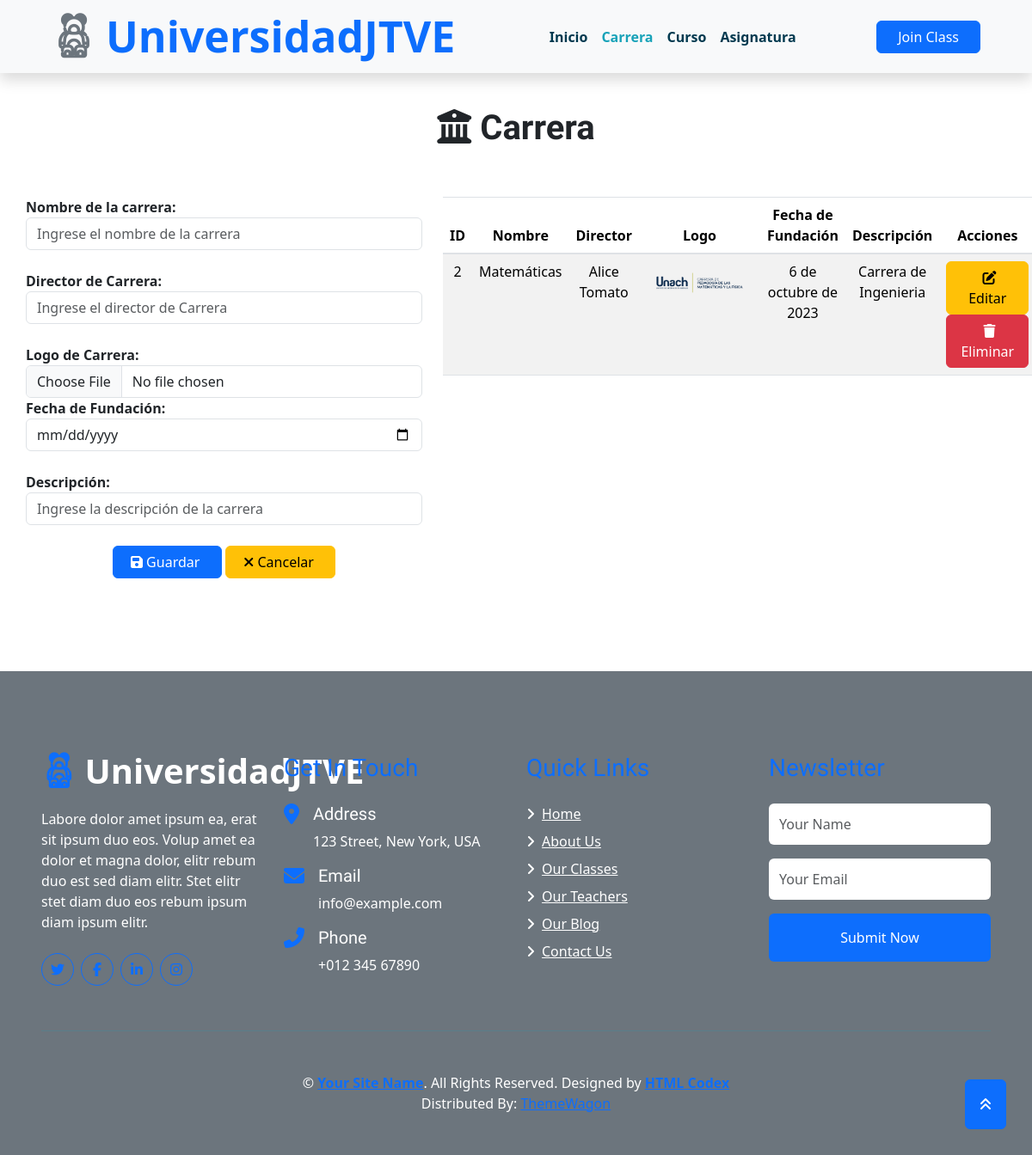
The page /carrera/ on the database its author committed.
### Aplicaciones/MatriculasJTVE/models.py (models this page shows)
class carreraJTVE(models.Model):
    idCarreraJTVE=models.AutoField(primary_key=True)
    nombreCarreraJTVE=models.CharField(max_length=150)
    directorCarreraJTVE=models.CharField(max_length=150)
    logoCarreraJTVE=models.FileField(upload_to='carreraJTVE', null=True, blank=True)
    fechaFundacionCarreraJTVE = models.DateField()
    descripcionCarreraJTVE = models.TextField()

### Aplicaciones/MatriculasJTVE/views.py (the view)
# urls.py: path('carrera/', views.carrera, name='carrera'),
def carrera(request):
    carreras=carreraJTVE.objects.all()
    return render(request,'carrera.html',{'carreras':carreras, 'navbar': 'carrera'})

### Aplicaciones/MatriculasJTVE/templates/carrera.html (shortened to what this page needs)
{% extends "./plantilla.html" %}
{% block contenido %}
{% load static %}
<div style="padding: 40px 30px 60px 30px;">
  <div class="text-center">
    <h1>
    <b>
      <i class="fa-solid fa-building-columns"></i>
      Carrera
    </b>
    </h1>
    <br>
  </div>
    <br>
    <div class="row">
       <div class="col-md-5">
         <form class="" action="/guardarCarrera/" method="post" enctype="multipart/form-data" id="frm_nuevo_cliente">
            <b>Nombre de la carrera:</b><br>
           <input type="text" name="nombreCarreraJTVE" value="" id="nombreCarreraJTVE" placeholder="Ingrese el nombre de la carrera" class="form-control" required><br>
           <b>Director de Carrera:</b><br>
           <input type="text" name="directorCarreraJTVE" value="" id="directorCarreraJTVE" placeholder="Ingrese el director de Carrera" class="form-control" required><br>
           <b>Logo de Carrera:</b>
            <input type="file" name="logoCarreraJTVE" accept="image/*" id="logoCarreraJTVE" value="" class="form-control" required>
           <b>Fecha de Fundación:</b>
            <input type="date" name="fechaFundacionCarreraJTVE" value="" id="fechaFundacionCarreraJTVE" placeholder="Ingrese la fecha de Fundación" class="form-control" required><br>
            <b>Descripción:</b><br>
            <input type="text" name="descripcionCarreraJTVE" value="" id="descripcionCarreraJTVE" placeholder="Ingrese la descripción de la carrera" class="form-control" required><br>
            <center>
              <button type="submit" name="button" class="btn btn-primary">&nbsp;&nbsp;<i class="fa-solid fa-floppy-disk"></i>&nbsp;Guardar&nbsp;&nbsp;&nbsp;</button>
              <button type="reset" name="button" class="btn btn-warning">&nbsp;&nbsp;<i class="fa-solid fa-xmark"></i>&nbsp;Cancelar&nbsp;&nbsp;&nbsp;</button>
            </center>
         </form>
       </div>
       <div class="col-md-7 text-center">
         <table class="table table-striped" id="tbl_clientes">
           <thead>
             <tr>
               <th>ID</th>
               <th>Nombre</th>
               <th>Director</th>
               <th>Logo</th>
               <th>Fecha de Fundación</th>
               <th>Descripción</th>
               <th>Acciones</th>
             </tr>
           </thead>
           <tbody>
             {% for carrera in carreras %}
                <tr>
                  <td>{{carrera.idCarreraJTVE}}</td>
                  <td>{{carrera.nombreCarreraJTVE}}</td>
                  <td>{{carrera.directorCarreraJTVE}}</td>
                  <td>
                    {% if carrera.logoCarreraJTVE %}
                    <a href="{{carrera.logoCarreraJTVE.url}}" target="_blank"><img src="{{carrera.logoCarreraJTVE.url}}" alt="" height="50px">
                    {% else %}</a>
                    <b>N/A</b>
                    {% endif %}
                  </td>
                  <td>{{carrera.fechaFundacionCarreraJTVE}}</td>
                  <td>{{carrera.descripcionCarreraJTVE}}</td>
                  <td>
                        <a href="/editarCarrera/{{carrera.idCarreraJTVE}}" class="btn btn-warning">&nbsp;<i class="fa-solid fa-pen-to-square"></i>&nbsp;Editar&nbsp;</a>
                        <a href="javascript: void(0)" onclick="eliminarCarrera('/eliminarCarrera/{{carrera.idCarreraJTVE}}');" class="btn btn-danger">&nbsp;<i class="fa-solid fa-trash"></i>&nbsp;Eliminar&nbsp;</a>
                  </td>
                </tr>
                {% endfor %}
           </tbody>
         </table>
       </div>
    </div>
</div>
  {% endblock %}

### Aplicaciones/MatriculasJTVE/templates/plantilla.html (shortened to what this page needs)
{% load static %}
<!DOCTYPE html>
<html lang="en">
  <head>
    <link
      href="https://cdnjs.cloudflare.com/ajax/libs/font-awesome/5.10.0/css/all.min.css"
      rel="stylesheet"
    />
    <link href="assets/lib/flaticon/font/flaticon.css" rel="stylesheet" />
    <link href="assets/lib/owlcarousel/assets/owl.carousel.min.css" rel="stylesheet" />
    <link href="assets/lib/lightbox/css/lightbox.min.css" rel="stylesheet" />
    <link href="assets/css/style.css" rel="stylesheet" />
    <link href="https://cdn.jsdelivr.net/npm/bootstrap@5.3.2/dist/css/bootstrap.min.css" rel="stylesheet">
    <link rel="stylesheet" href="https://cdnjs.cloudflare.com/ajax/libs/font-awesome/6.5.1/css/all.min.css" />
  <link rel="stylesheet" href="https://cdnjs.cloudflare.com/ajax/libs/izitoast/1.4.0/css/iziToast.min.css"/>
  </head>
  <body>
    <div class="container-fluid bg-light position-relative shadow">
      <nav
        class="navbar navbar-expand-lg bg-light navbar-light py-3 py-lg-0 px-0 px-lg-5"
      >
        <a
          href=""
          class="navbar-brand font-weight-bold text-secondary"
          style="font-size: 50px"
        >
          <i class="flaticon-043-teddy-bear"></i>
          <span class="text-primary">UniversidadJTVE</span>
        </a>
        <div
          class="collapse navbar-collapse justify-content-between"
          id="navbarCollapse"
        >
          <div class="navbar-nav font-weight-bold mx-auto py-0">
            <a class="nav-link {% if navbar == 'index' %} active {% endif %}" aria-current="page" href="{% url 'index' %}">Inicio</a>
            <a class="nav-link {% if navbar == 'carrera' %} active {% endif %}" aria-current="page" href="{% url 'carrera' %}">Carrera</a>
            <a class="nav-link {% if navbar == 'curso' %} active {% endif %}" aria-current="page" href="{% url 'curso' %}">Curso</a>
            <a class="nav-link {% if navbar == 'asignatura' %} active {% endif %}" aria-current="page" href="{% url 'asignatura' %}">Asignatura</a>
          </div>
          <a href="" class="btn btn-primary px-4">Join Class</a>
        </div>
      </nav>
    </div>
  </body>
    {% block contenido %}
       {% endblock %}
    <div
      class="container-fluid bg-secondary text-white mt-5 py-5 px-sm-3 px-md-5"
    >
      <div class="row pt-5">
        <div class="col-lg-3 col-md-6 mb-5">
          <a
            href=""
            class="navbar-brand font-weight-bold text-primary m-0 mb-4 p-0"
            style="font-size: 40px; line-height: 40px"
          >
            <i class="flaticon-043-teddy-bear"></i>
            <span class="text-white">UniversidadJTVE</span>
          </a>
          <p>
            Labore dolor amet ipsum ea, erat sit ipsum duo eos. Volup amet ea
            dolor et magna dolor, elitr rebum duo est sed diam elitr. Stet elitr
            stet diam duo eos rebum ipsum diam ipsum elitr.
          </p>
          <div class="d-flex justify-content-start mt-4">
            <a
              class="btn btn-outline-primary rounded-circle text-center mr-2 px-0"
              style="width: 38px; height: 38px"
              href="#"
              ><i class="fab fa-twitter"></i
            ></a>
            <a
              class="btn btn-outline-primary rounded-circle text-center mr-2 px-0"
              style="width: 38px; height: 38px"
              href="#"
              ><i class="fab fa-facebook-f"></i
            ></a>
            <a
              class="btn btn-outline-primary rounded-circle text-center mr-2 px-0"
              style="width: 38px; height: 38px"
              href="#"
              ><i class="fab fa-linkedin-in"></i
            ></a>
            <a
              class="btn btn-outline-primary rounded-circle text-center mr-2 px-0"
              style="width: 38px; height: 38px"
              href="#"
              ><i class="fab fa-instagram"></i
            ></a>
          </div>
        </div>
        <div class="col-lg-3 col-md-6 mb-5">
          <h3 class="text-primary mb-4">Get In Touch</h3>
          <div class="d-flex">
            <h4 class="fa fa-map-marker-alt text-primary"></h4>
            <div class="pl-3">
              <h5 class="text-white">Address</h5>
              <p>123 Street, New York, USA</p>
            </div>
          </div>
          <div class="d-flex">
            <h4 class="fa fa-envelope text-primary"></h4>
            <div class="pl-3">
              <h5 class="text-white">Email</h5>
              <p>info@example.com</p>
            </div>
          </div>
          <div class="d-flex">
            <h4 class="fa fa-phone-alt text-primary"></h4>
            <div class="pl-3">
              <h5 class="text-white">Phone</h5>
              <p>+012 345 67890</p>
            </div>
          </div>
        </div>
        <div class="col-lg-3 col-md-6 mb-5">
          <h3 class="text-primary mb-4">Quick Links</h3>
          <div class="d-flex flex-column justify-content-start">
            <a class="text-white mb-2" href="#"
              ><i class="fa fa-angle-right mr-2"></i>Home</a
            >
            <a class="text-white mb-2" href="#"
              ><i class="fa fa-angle-right mr-2"></i>About Us</a
            >
            <a class="text-white mb-2" href="#"
              ><i class="fa fa-angle-right mr-2"></i>Our Classes</a
            >
            <a class="text-white mb-2" href="#"
              ><i class="fa fa-angle-right mr-2"></i>Our Teachers</a
            >
            <a class="text-white mb-2" href="#"
              ><i class="fa fa-angle-right mr-2"></i>Our Blog</a
            >
            <a class="text-white" href="#"
              ><i class="fa fa-angle-right mr-2"></i>Contact Us</a
            >
          </div>
        </div>
        <div class="col-lg-3 col-md-6 mb-5">
          <h3 class="text-primary mb-4">Newsletter</h3>
          <form action="">
            <div class="form-group">
              <input
                type="text"
                class="form-control border-0 py-4"
                placeholder="Your Name"
                required="required"
              />
            </div>
            <div class="form-group">
              <input
                type="email"
                class="form-control border-0 py-4"
                placeholder="Your Email"
                required="required"
              />
            </div>
            <div>
              <button
                class="btn btn-primary btn-block border-0 py-3"
                type="submit"
              >
                Submit Now
              </button>
            </div>
          </form>
        </div>
      </div>
      <div
        class="container-fluid pt-5"
        style="border-top: 1px solid rgba(23, 162, 184, 0.2) ;"
      >
        <p class="m-0 text-center text-white">
          &copy;
          <a class="text-primary font-weight-bold" href="#">Your Site Name</a>.
          All Rights Reserved.
          Designed by
          <a class="text-primary font-weight-bold" href="https://htmlcodex.com"
            >HTML Codex</a
          >
          <br />Distributed By:
          <a href="https://themewagon.com" target="_blank">ThemeWagon</a>
        </p>
      </div>
    </div>
    <a href="#" class="btn btn-primary p-3 back-to-top"
      ><i class="fa fa-angle-double-up"></i
    ></a>
</html>

### rows shown on the page
carreraJTVE: idCarreraJTVE "2", nombreCarreraJTVE "Matemáticas", directorCarreraJTVE "Alice Tomato", logoCarreraJTVE (picture), fechaFundacionCarreraJTVE "6 de octubre de 2023", descripcionCarreraJTVE "Carrera de Ingenieria"
